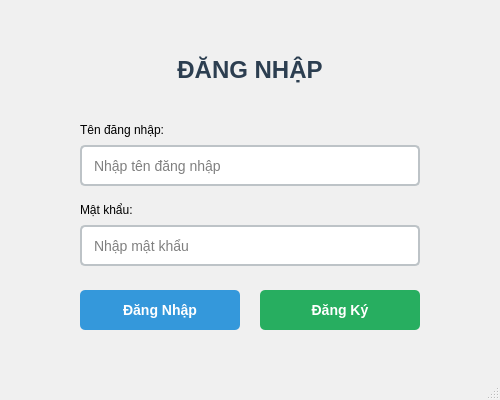
<?xml version="1.0" encoding="UTF-8"?>
<ui version="4.0">
 <class>MainWindow</class>
 <widget class="QMainWindow" name="MainWindow">
  <property name="geometry">
   <rect>
    <x>0</x>
    <y>0</y>
    <width>500</width>
    <height>400</height>
   </rect>
  </property>
  <property name="windowTitle">
   <string>Đăng Nhập - Task Manager</string>
  </property>
  <property name="styleSheet">
   <string notr="true">QMainWindow {
    background-color: #f0f0f0;
}
QLabel#title {
    font-size: 24px;
    font-weight: bold;
    color: #2c3e50;
}
QLineEdit {
    padding: 10px;
    border: 2px solid #bdc3c7;
    border-radius: 5px;
    font-size: 14px;
}
QLineEdit:focus {
    border-color: #3498db;
}
QPushButton {
    padding: 10px;
    background-color: #3498db;
    color: white;
    border: none;
    border-radius: 5px;
    font-size: 14px;
    font-weight: bold;
}
QPushButton:hover {
    background-color: #2980b9;
}
QPushButton:pressed {
    background-color: #21618c;
}</string>
  </property>
  <widget class="QWidget" name="centralwidget">
   <widget class="QLabel" name="title">
    <property name="geometry">
     <rect>
      <x>150</x>
      <y>50</y>
      <width>200</width>
      <height>40</height>
     </rect>
    </property>
    <property name="text">
     <string>ĐĂNG NHẬP</string>
    </property>
    <property name="alignment">
     <set>Qt::AlignCenter</set>
    </property>
   </widget>
   <widget class="QLabel" name="label_username">
    <property name="geometry">
     <rect>
      <x>80</x>
      <y>120</y>
      <width>100</width>
      <height>20</height>
     </rect>
    </property>
    <property name="text">
     <string>Tên đăng nhập:</string>
    </property>
   </widget>
   <widget class="QLineEdit" name="lineEdit_username">
    <property name="geometry">
     <rect>
      <x>80</x>
      <y>145</y>
      <width>340</width>
      <height>41</height>
     </rect>
    </property>
    <property name="placeholderText">
     <string>Nhập tên đăng nhập</string>
    </property>
   </widget>
   <widget class="QLabel" name="label_password">
    <property name="geometry">
     <rect>
      <x>80</x>
      <y>200</y>
      <width>100</width>
      <height>20</height>
     </rect>
    </property>
    <property name="text">
     <string>Mật khẩu:</string>
    </property>
   </widget>
   <widget class="QLineEdit" name="lineEdit_password">
    <property name="geometry">
     <rect>
      <x>80</x>
      <y>225</y>
      <width>340</width>
      <height>41</height>
     </rect>
    </property>
    <property name="echoMode">
     <enum>QLineEdit::Password</enum>
    </property>
    <property name="placeholderText">
     <string>Nhập mật khẩu</string>
    </property>
   </widget>
   <widget class="QPushButton" name="btn_login">
    <property name="geometry">
     <rect>
      <x>80</x>
      <y>290</y>
      <width>160</width>
      <height>40</height>
     </rect>
    </property>
    <property name="text">
     <string>Đăng Nhập</string>
    </property>
   </widget>
   <widget class="QPushButton" name="btn_register">
    <property name="geometry">
     <rect>
      <x>260</x>
      <y>290</y>
      <width>160</width>
      <height>40</height>
     </rect>
    </property>
    <property name="styleSheet">
     <string notr="true">QPushButton {
    background-color: #27ae60;
}
QPushButton:hover {
    background-color: #229954;
}
QPushButton:pressed {
    background-color: #1e8449;
}</string>
    </property>
    <property name="text">
     <string>Đăng Ký</string>
    </property>
   </widget>
  </widget>
  <widget class="QMenuBar" name="menubar">
   <property name="geometry">
    <rect>
     <x>0</x>
     <y>0</y>
     <width>500</width>
     <height>26</height>
    </rect>
   </property>
  </widget>
  <widget class="QStatusBar" name="statusbar"/>
 </widget>
 <resources/>
 <connections/>
</ui>
